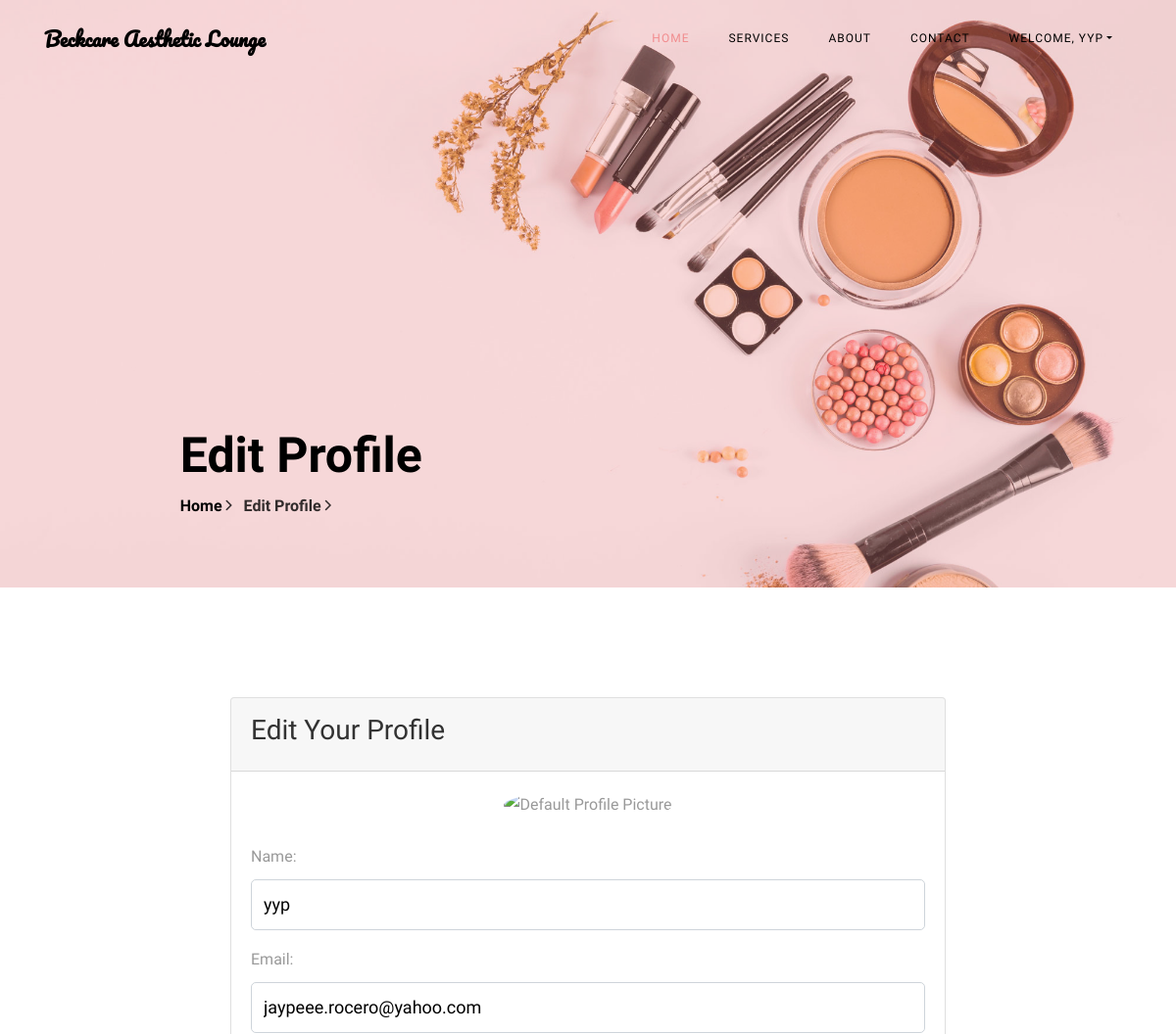
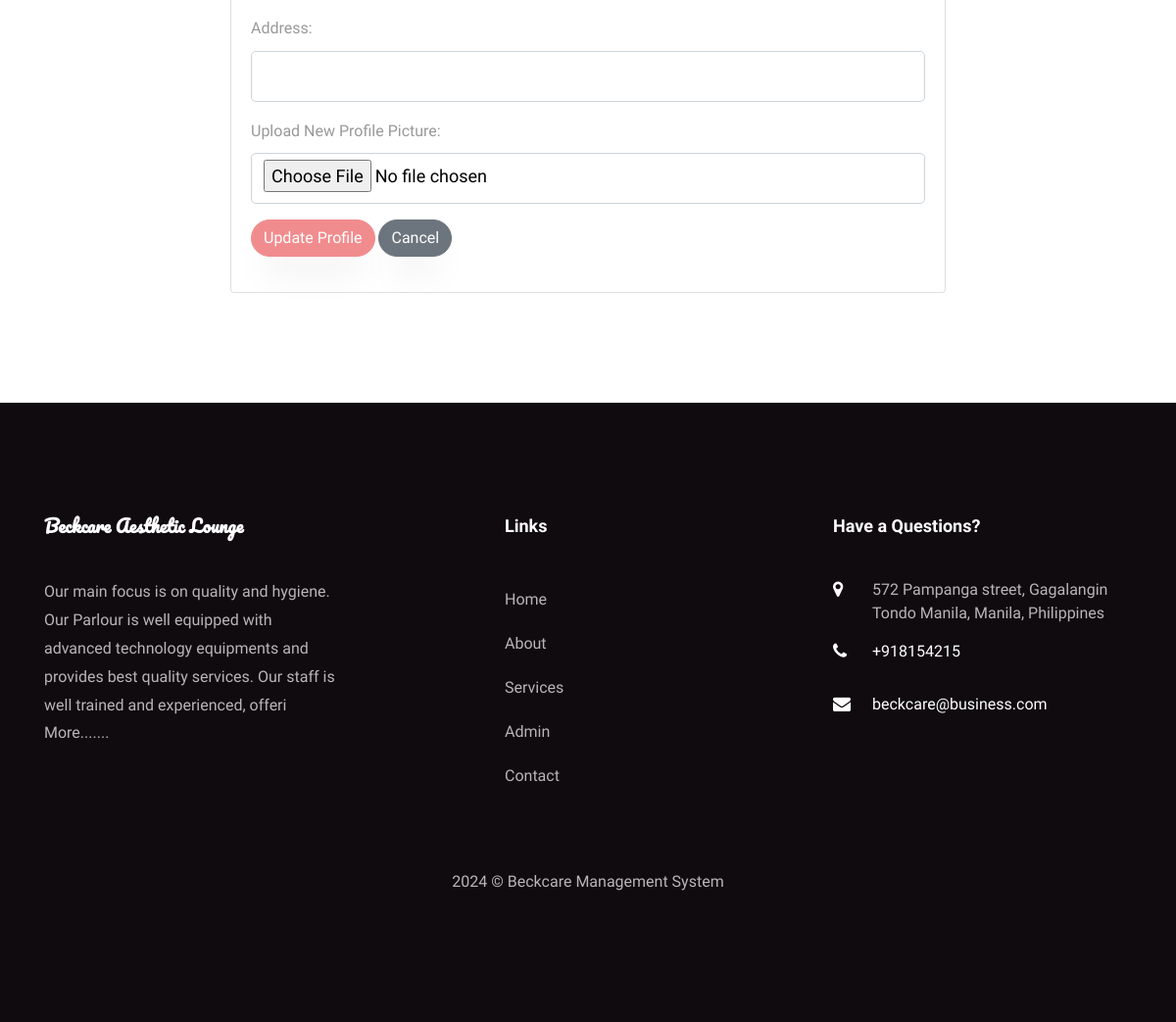
The app's page /prof.php (signed in) with its own data (2 pictures, top to bottom).
### tables this page shows
CREATE TABLE `users` (
  `id` int(100) NOT NULL,
  `name` varchar(100) NOT NULL,
  `email` varchar(100) NOT NULL,
  `password` varchar(100) NOT NULL,
  `user_type` varchar(20) NOT NULL DEFAULT 'user'
);

CREATE TABLE `tblpage` (
  `ID` int(10) NOT NULL,
  `PageType` varchar(200) DEFAULT NULL,
  `PageTitle` mediumtext DEFAULT NULL,
  `PageDescription` mediumtext DEFAULT NULL,
  `Email` varchar(200) DEFAULT NULL,
  `MobileNumber` bigint(10) DEFAULT NULL,
  `UpdationDate` date DEFAULT NULL,
  `Timing` varchar(200) NOT NULL
);

### prof.php (the view, shortened to what this page needs)
<?php
include('includes/dbconnection.php');
$id = $_SESSION['user_id'];
$query = "SELECT * FROM users WHERE id='$id'";
$result = mysqli_query($con, $query);
$row = mysqli_fetch_assoc($result);
?>
<!DOCTYPE html>
<html lang="en">
<head>
    <link href="https://stackpath.bootstrapcdn.com/bootstrap/4.5.2/css/bootstrap.min.css" rel="stylesheet">
    <link rel="stylesheet" href="css/open-iconic-bootstrap.min.css">
    <link rel="stylesheet" href="css/animate.css">
    <link rel="stylesheet" href="css/owl.carousel.min.css">
    <link rel="stylesheet" href="css/owl.theme.default.min.css">
    <link rel="stylesheet" href="css/magnific-popup.css">
    <link rel="stylesheet" href="css/aos.css">
    <link rel="stylesheet" href="css/ionicons.min.css">
    <link rel="stylesheet" href="css/bootstrap-datepicker.css">
    <link rel="stylesheet" href="css/jquery.timepicker.css">
    <link rel="stylesheet" href="css/flaticon.css">
    <link rel="stylesheet" href="css/icomoon.css">
    <link rel="stylesheet" href="css/style.css">
</head>
<body>
    <?php include_once('includes/header.php'); ?>
    <section class="hero-wrap hero-wrap-2" style="background-image: url('images/bg-2.jpg');" data-stellar-background-ratio="0.5">
        <div class="overlay"></div>
        <div class="container">
            <div class="row no-gutters slider-text js-fullheight align-items-end justify-content-center">
                <div class="col-md-9 ftco-animate pb-5">
                    <h2 class="mb-0 bread">Edit Profile</h2>
                    <p class="breadcrumbs">
                        <span class="mr-2"><a href="index.php">Home <i class="ion-ios-arrow-forward"></i></a></span>
                        <span>Edit Profile <i class="ion-ios-arrow-forward"></i></span>
                    </p>
                </div>
            </div>
        </div>
    </section>
     <section class="ftco-section">
        <div class="container">
            <div class="row justify-content-center">
                <div class="col-md-8">
                    <div class="card">
                        <div class="card-header">
                            <h3>Edit Your Profile</h3>
                        </div>
                        <div class="card-body">
                            <div class="text-center mb-4">
    <?php if (!empty($row['profile_pic'])) { ?>
        <img src="./images/<?php echo $row['profile_pic']?>" alt="Profile Picture" class="img-fluid rounded-circle" style="width: 150px; height: 150px;">
    <?php } else { ?>
        <img src="./images/person_0.jpg" alt="Default Profile Picture" class="img-fluid rounded-circle" style="width: 150px; height: 150px;">
    <?php } ?>
</div>
<form action="" method="POST" enctype="multipart/form-data">
    <div class="form-group">
        <label for="name">Name:</label>
        <input type="text" class="form-control" id="name" name="name" value="<?php echo $row['name']; ?>" required>
    </div>
    <div class="form-group">
        <label for="email">Email:</label>
        <input type="email" class="form-control" id="email" name="email" value="<?php echo $row['email']; ?>" required>
    </div>
    <div class="form-group">
        <label for="address">Address:</label>
        <input type="text" class="form-control" id="address" name="address" value="<?php echo $row['address']; ?>" required>
    </div>
    <div class="form-group">
        <label for="profile_pic">Upload New Profile Picture:</label>
        <input type="file" class="form-control" id="profile_pic" name="profile_pic">
    </div>
    <div class="form-group">
        <button type="submit" name="submit" class="btn btn-primary">Update Profile</button>
        <a href="index.php" class="btn btn-secondary">Cancel</a>
    </div>
</form>
                        </div>
                    </div>
                </div>
            </div>
        </div>
    </section>
    <?php include_once('includes/footer.php'); ?>
</body>
</html>

### includes/footer.php (shortened to what this page needs)
 <?php
include('includes/dbconnection.php');
?>
 <footer class="ftco-footer ftco-section">
      <div class="container">
        <div class="row mb-5">
          <div class="col-md">
            <div class="ftco-footer-widget mb-4">
              <h2 class="ftco-heading-2 logo">Beckcare Aesthetic Lounge</h2>
              <?php
$ret=mysqli_query($con,"select * from tblpage where PageType='aboutus' ");
while ($row=mysqli_fetch_array($ret)) {
?>
              <p><?php  echo substr($row['PageDescription'],0,200);?> <a href="about.php">More.......</a></p><?php } ?>
            </div>
          </div>
          <div class="col-md" style="padding-left: 150px">
             <div class="ftco-footer-widget mb-4">
              <h2 class="ftco-heading-2">Links</h2>
              <ul class="list-unstyled">
                <li><a href="index.php" class="py-2 d-block">Home</a></li>
                <li><a href="about.php" class="py-2 d-block">About</a></li>
                <li><a href="services.php" class="py-2 d-block">Services</a></li>
                <li><a href="admin/index.php" class="py-2 d-block">Admin</a></li>
                <li><a href="contact.php" class="py-2 d-block">Contact</a></li>
              </ul>
            </div>
          </div>
          <div class="col-md">
            <div class="ftco-footer-widget mb-4">
            	<h2 class="ftco-heading-2">Have a Questions?</h2>
            	<div class="block-23 mb-3">
                <?php
$ret=mysqli_query($con,"select * from tblpage where PageType='contactus' ");
while ($row=mysqli_fetch_array($ret)) {
?>
	              <ul>
	                <li><span class="icon icon-map-marker"></span><span class="text"><?php  echo $row['PageDescription'];?></span></li>
	                <li><a href="#"><span class="icon icon-phone"></span><span class="text">+<?php  echo $row['MobileNumber'];?></span></a></li>
	                <li><a href="#"><span class="icon icon-envelope"></span><span class="text"><?php  echo $row['Email'];?></span></a></li>
	              </ul>
	            </div>
               <?php } ?>
            </div>
          </div>
        </div>
        <div class="row">
          <div class="col-md-12 text-center">
            <p>
  2024 &copy; Beckcare Management System  </p>
          </div>
        </div>
      </div>
    </footer>

### css/icomoon.css (style rules this page uses)
[class^="icon-"], [class*=" icon-"] { font-family: 'icomoon' !important; speak: none; font-style: normal; font-weight: normal; font-variant: normal; text-transform: none; line-height: 1; -webkit-font-smoothing: antialiased; -moz-osx-font-smoothing: grayscale; }
.icon-map-marker:before { content: "\f041"; }
.icon-phone:before { content: "\f095"; }
.icon-envelope:before { content: "\f0e0"; }

### records on screen
users: name "yyp", email "jaypeee.rocero@yahoo.com"
tblpage: PageDescription "Our main focus is on quality and hygiene. Our Parlour is well equipped with advanced technology equipments and provides best quality services. Our staff is well trained and experienced, offeri"
tblpage: PageDescription "572 Pampanga street, Gagalangin Tondo Manila, Manila, Philippines", MobileNumber "918154215", Email "beckcare@business.com"

### other values on screen
$_SESSION['user_name'] "YYP"
